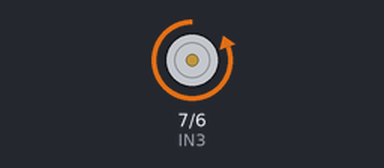
Bench run of a sketch on a simulated Arduino Uno, built with avr-gcc and run on an emulated ATmega328P. Parts: motor-driver pin pairs drawn as motors (green arrow = first pin HIGH = forward, orange = second pin HIGH = backward, longer = more drive, scaled by the enable pin).

Above: at 0.2 s.
At 1.2 s:
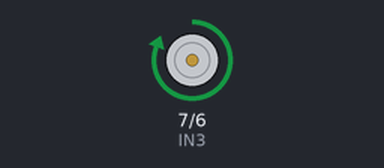
At 3.7 s:
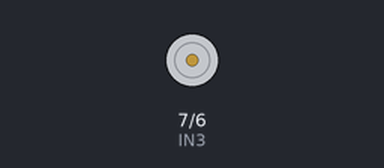
Timing chart, 0 to 4.6 s (numbered marks = the images above):
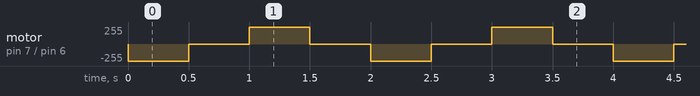

Measured:
- by itself, motor on pin 7 (IN3) / pin 6 (IN4): repeats every 2.0 s: stopped 0.50 s, forward 255/255 0.50 s, stopped 0.50 s, backward 255/255 0.50 s

The sketch:

left_wheel_rotation.ino
```cpp
//www.elegoo.com
//2016.09.12

/*In3 connected to the 7 pin,
 In4 connected to the 6 pin, ENB pin 5,*/
int ENB=5;
int IN3=7;
int IN4=6;
void setup()
{
  pinMode(IN3,OUTPUT);
  pinMode(IN4,OUTPUT);
  pinMode(ENB,OUTPUT);
  digitalWrite(ENB,HIGH);
}
void loop()
{
  digitalWrite(IN3,LOW);
  digitalWrite(IN4,HIGH);         //Left wheel forward
  delay(500);
  digitalWrite(IN3,LOW);
  digitalWrite(IN4,LOW);         //Left wheel stop
  delay(500);
  digitalWrite(IN3,HIGH);
  digitalWrite(IN4,LOW);         //Left wheel back
  delay(500);
  digitalWrite(IN3,LOW);
  digitalWrite(IN4,LOW);         //Left wheel stop
  delay(500);
}
```
